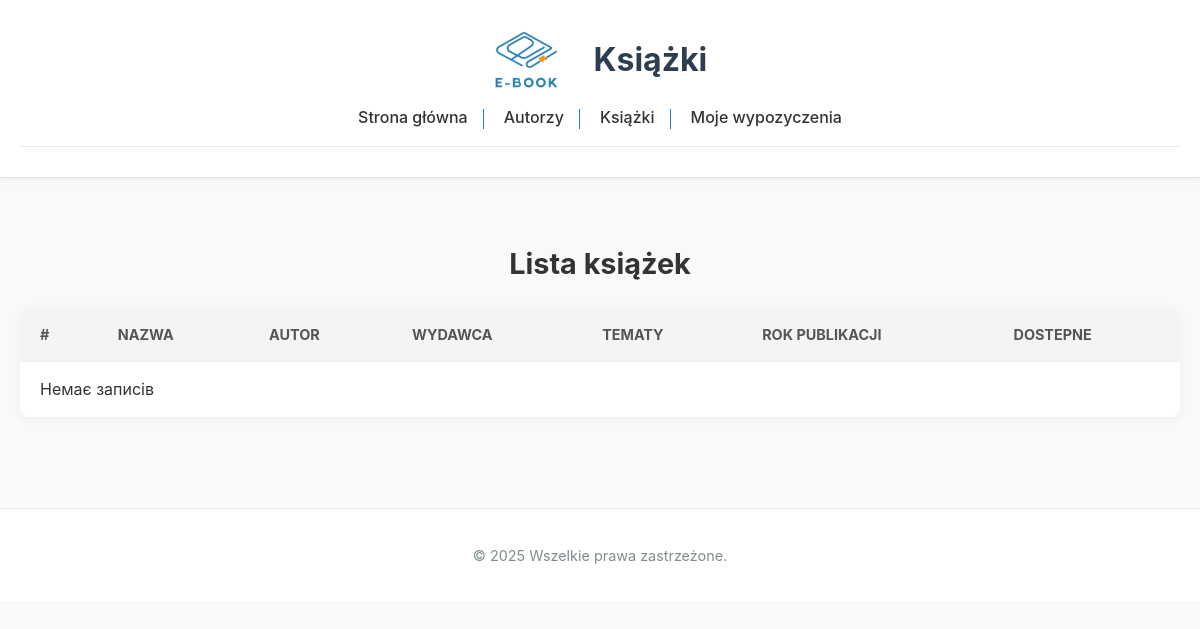
Page /User/ksiazki.php on the earlier database version.
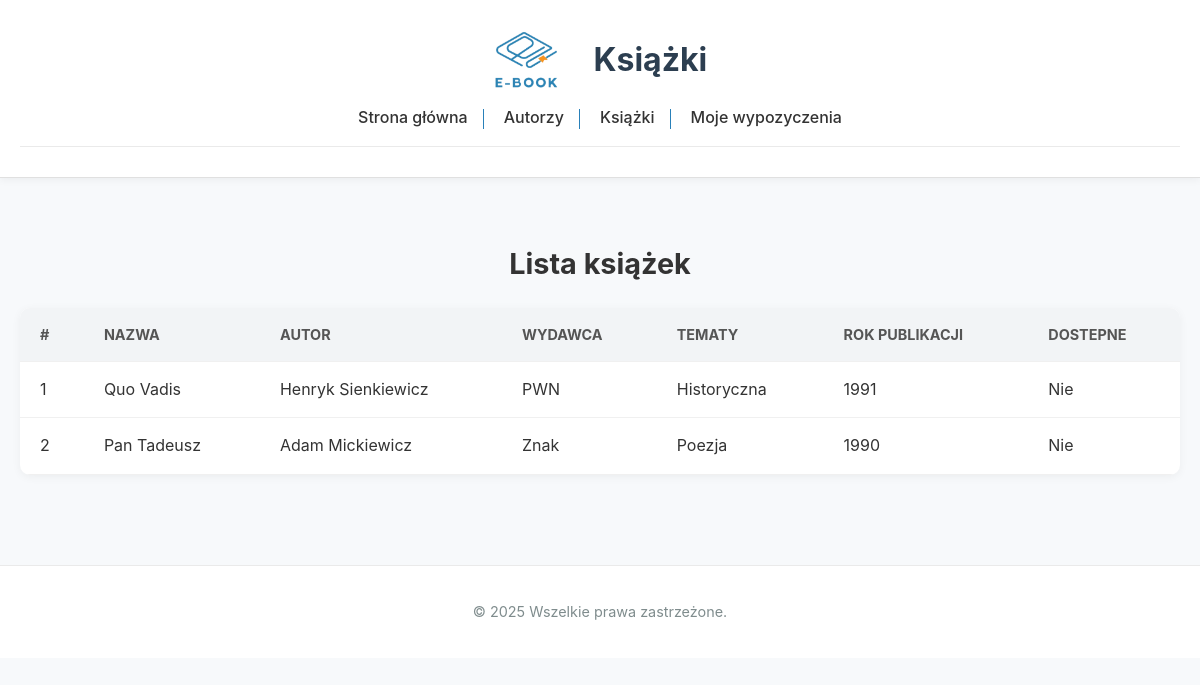
Same page on the later database version.
### tables this page shows
CREATE TABLE ksiazka (
    id INT AUTO_INCREMENT PRIMARY KEY,
    tytul VARCHAR(200) NOT NULL,
    autor_id INT,
    wydawca_id INT,
    rok_wydania YEAR,
    tematyka_id INT,
    FOREIGN KEY (autor_id) REFERENCES autor(id),
    FOREIGN KEY (wydawca_id) REFERENCES wydawca(id),
    FOREIGN KEY (tematyka_id) REFERENCES tematyka(id)
);

CREATE TABLE wydawca (
    id INT AUTO_INCREMENT PRIMARY KEY,
    nazwa VARCHAR(100) NOT NULL
);

CREATE TABLE tematyka (
    id INT AUTO_INCREMENT PRIMARY KEY,
    nazwa VARCHAR(100) NOT NULL
);

### User/ksiazki.php (the view, shortened to what this page needs)
<?php include '../Main/baza.php'; ?>
<!DOCTYPE html>
<html lang="pl">
<head>
    <link rel="stylesheet" href="../Main/style.css">
</head>
<body>
    <header>
        <div class="header-container">
        <img src="../logo.png" alt="Logo" class="logo">
        <h1>Książki</h1>
        </div>
        <?php include 'navigation.php'; ?>
    </header>
    <main>
        <h2>Lista książek</h2>
        <table>
    <thead>
        <tr>
            <th>#</th>
            <th>Nazwa</th>
            <th>Autor</th>
            <th>Wydawca</th>
            <th>Tematy</th>
            <th>Rok publikacji</th>
            <th>Dostepne</th>
        </tr>
    </thead>
    <tbody>
        <?php
        $result = $conn->query("SELECT k.id, k.tytul, CONCAT(a.imie, ' ', a.nazwisko) AS autor, w.nazwa AS wydawca, t.nazwa AS tematyka,
                                       k.rok_wydania, k.ilosc_dostepnych, k.dostepnosc
                                FROM ksiazka k
                                JOIN autor a ON k.autor_id = a.id
                                JOIN wydawca w ON k.wydawca_id = w.id
                                JOIN tematyka t ON k.tematyka_id = t.id");
        if ($result->num_rows > 0) {
            while ($row = $result->fetch_assoc()) {
                $dostepnosc = ($row['ilosc_dostepnych'] == 0) ? "Nie" : "Tak";
                echo "<tr>
                        <td>" . htmlspecialchars($row['id']) . "</td>
                        <td>" . htmlspecialchars($row['tytul']) . "</td>
                        <td>" . htmlspecialchars($row['autor']) . "</td>
                        <td>" . htmlspecialchars($row['wydawca']) . "</td>
                        <td>" . htmlspecialchars($row['tematyka']) . "</td>
                        <td>" . htmlspecialchars($row['rok_wydania']) . "</td>
                        <td>" . $dostepnosc . "</td>
                      </tr>";
            }
        } else {
            echo "<tr><td colspan='8'>Немає записів</td></tr>";
        }
        ?>
    </tbody>
</table>
    </main>
    <footer>
        <p>© 2025 Wszelkie prawa zastrzeżone.</p>
    </footer>
</body>
</html>

Differences in the rows shown:
added ksiazka: id "1", tytul "Quo Vadis", autor "Henryk Sienkiewicz", wydawca.nazwa "PWN", tematyka.nazwa "Historyczna", rok_wydania "1991", ilosc_dostepnych "Nie"
added ksiazka: id "2", tytul "Pan Tadeusz", autor "Adam Mickiewicz", wydawca.nazwa "Znak", tematyka.nazwa "Poezja", rok_wydania "1990", ilosc_dostepnych "Nie"
Other differences:
text no longer shown: "Немає записів"
